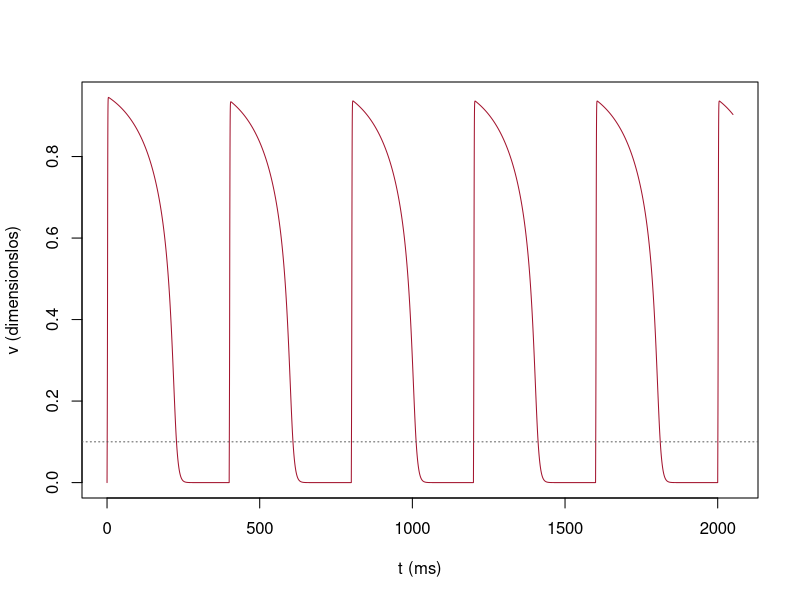

Write the R code that produced this figure.
# Abb. 1.38: Aktionspotentiale bei periodischer Anregung (Buch, Abschnitt 1.6)
# Mitchell-Schaeffer-Modell (zwei Ströme), Euler-Verfahren mit dt = 0.01 ms, Reiz alle PCL = 400 ms;
# gemessen wird die Zeit oberhalb des Referenzwerts 0.1 (Aktionspotentialdauer APD) und darunter (diastolisches Intervall DI)
# (c) 2026 Philipp Kügler · Programm zum Buch „Dynamische Systeme in den Lebenswissenschaften“ · MIT-Lizenz (siehe LICENSE)
tin <- 0.3; tout <- 6; topen <- 100; tclose <- 115; vgate <- 0.13   # Zeitkonstanten in ms
PCL <- 400; T <- 2050; dt <- 0.01; vref <- 0.1

t <- (0:(round(T / dt) - 1)) * dt
v <- numeric(length(t))
vv <- 0; h <- 1
for (i in 2:length(t)) {
  J <- if (t[i] %% PCL < 2) 0.2 else 0  # Reiz: 2 ms lang
  dv <- h * vv^2 * (1 - vv) / tin - vv / tout + J
  dh <- if (vv < vgate) (1 - h) / topen else -h / tclose
  vv <- vv + dt * dv
  h <- h + dt * dh
  v[i] <- vv
}

s <- sign(v - vref)                      # Durchgänge durch den Referenzwert
kreuz <- t[which(diff(s) != 0)]
auf <- kreuz[seq(1, length(kreuz), 2)]; ab <- kreuz[seq(2, length(kreuz), 2)]
for (k in seq_along(ab)) {
  if (k < length(auf)) cat(sprintf("AP %d:  APD = %6.1f ms,  DI = %6.1f ms\n", k, ab[k] - auf[k], auf[k + 1] - ab[k]))
  else cat(sprintf("AP %d:  APD = %6.1f ms\n", k, ab[k] - auf[k]))
}

plot(t, v, type = "l", col = rgb(0.64, 0.08, 0.18), xlab = "t (ms)", ylab = "v (dimensionslos)")
abline(h = vref, lty = 3, col = "grey35")
